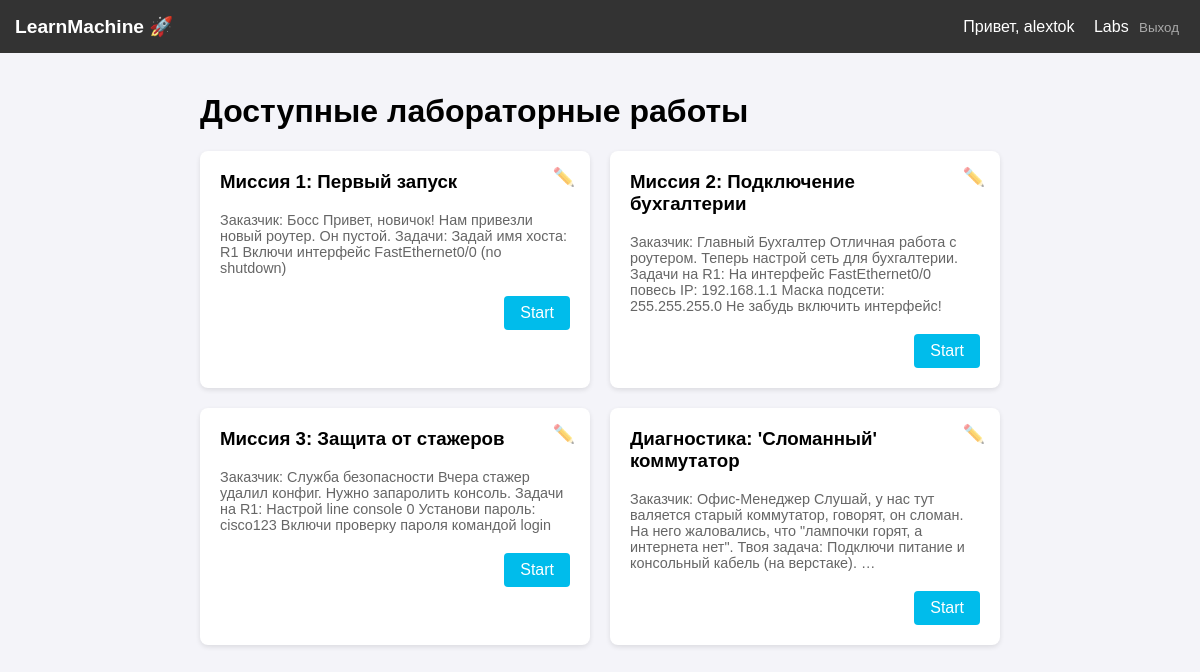
Page /lab/ (signed in) on the committed database.
### apps/labs/models.py (models this page shows, shortened)
class LabScenario(models.Model):
    title = models.CharField(max_length=200)
    description = models.TextField()
    topology_data = models.JSONField(default=dict)
    success_criteria = models.JSONField(default=dict)
    allowed_devices = models.JSONField(default=list)
    min_level = models.IntegerField(default=1)
    reward_money = models.IntegerField(default=100)
    reward_xp = models.IntegerField(default=10)

### apps/labs/views.py (the view)
# urls.py: path('', views.lab_list, name='lab_list'),
@login_required
def lab_list(request):
    labs = LabScenario.objects.all()
    active_sessions = UserLabSession.objects.filter(user=request.user).values_list('lab_id', flat=True)
    return render(request, 'labs/index.html', {
        'labs': labs,
        'active_sessions': active_sessions
    })

### templates/labs/index.html (shortened to what this page needs)
{% extends 'base.html' %}
{% block content %}
<div style="max-width:800px; margin: 40px auto;">
    <h1>Доступные лабораторные работы</h1>
    <div style="display: grid; grid-template-columns: repeat(auto-fill, minmax(300px, 1fr)); gap: 20px;">
        {% for lab in labs %}
        <div style="background: white; padding: 20px; border-radius: 8px; box-shadow: 0 2px 5px rgba(0,0,0,0.1); position: relative;">
            {% if user.is_staff %}
            <a href="{% url 'edit_lab' lab.id %}"
               style="position:absolute; top:15px; right:15px; text-decoration:none; font-size:18px; opacity: 0.6;"
               title="Редактировать задание">
               ✏️
            </a>
            {% endif %}
            <h3 style="margin-top:0; padding-right: 30px;">{{ lab.title }}</h3>
            <p style="color: #666; font-size: 0.9em;">{{ lab.description|striptags|truncatewords:30 }}</p>
            <div style="margin-top: 20px; display: flex; justify-content: space-between; align-items: center;">
                {% if lab.id in active_sessions %}
                    <span style="color: orange; font-weight: bold; font-size: 0.8em;">● In Progress</span>
                    <a href="{% url 'start_lab' lab.id %}" style="text-decoration:none; color:white; background:orange; padding:8px 16px; border-radius:4px;">Resume</a>
                {% else %}
                    <a href="{% url 'start_lab' lab.id %}" style="text-decoration:none; color:white; background:#00bceb; padding:8px 16px; border-radius:4px;">Start</a>
                {% endif %}
            </div>
        </div>
        {% empty %}
            <p>Нет доступных заданий.</p>
        {% endfor %}
    </div>
</div>
{% endblock %}

### templates/base.html (shortened to what this page needs)
<!DOCTYPE html>
<html lang="ru">
<head>
</head>
<body>
    <nav>
        <div style="font-weight:bold; font-size:1.2em;">LearnMachine 🚀</div>
        <div>
            {% if user.is_authenticated %}
                <span>Привет, {{ user.username }}</span>
                <a href="{% url 'lab_list' %}">Labs</a>
                <form action="{% url 'logout' %}" method="post" style="display:inline;">
                    <button type="submit" style="background:none; border:none; color:#aaa; cursor:pointer;">Выход</button>
                </form>
            {% else %}
                <a href="{% url 'login' %}">Войти</a>
            {% endif %}
        </div>
    </nav>
    {% block content %}{% endblock %}
</body>
</html>

### templates/base.html (style rules this page uses)
body { font-family: sans-serif; margin: 0; background: #f4f4f9; }
nav { background: #333; color: white; padding: 15px; display: flex; justify-content: space-between; align-items: center; }
nav a { color: white; text-decoration: none; margin-left: 15px; }

### rows in the picture
LabScenario: title "Миссия 1: Первый запуск", description "Заказчик: Босс Привет, новичок! Нам привезли новый роутер. Он пустой. Задачи: Задай имя хоста: R1 Включи интерфейс FastEthernet0/0 (no shutdown)", shows "Start"
LabScenario: title "Миссия 2: Подключение бухгалтерии", description "Заказчик: Главный Бухгалтер Отличная работа с роутером. Теперь настрой сеть для бухгалтерии. Задачи на R1: На интерфейс FastEthernet0/0 повесь IP: 192.168.1.1 Маска подсети: 255.255.255.0 Не забудь включить интерфейс!", shows "Start"
LabScenario: title "Миссия 3: Защита от стажеров", description "Заказчик: Служба безопасности Вчера стажер удалил конфиг. Нужно запаролить консоль. Задачи на R1: Настрой line console 0 Установи пароль: cisco123 Включи проверку пароля командой login", shows "Start"
LabScenario: title "Диагностика: 'Сломанный' коммутатор", description "Заказчик: Офис-Менеджер Слушай, у нас тут валяется старый коммутатор, говорят, он сломан. На него жаловались, что \"лампочки горят, а интернета нет\". Твоя задача: Подключи питание и консольный кабель (на верстаке). …", shows "Start"

### other values in the picture
{{ user.username }} "alextok"
